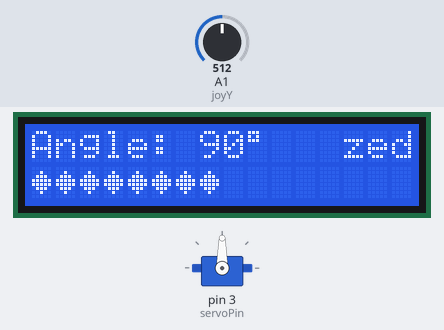
A sketch run on a simulated Arduino Uno, built with avr-gcc and run on an emulated ATmega328P. Parts: servo, 16×2 character LCD. The test bench sets the inputs (shaded band); at power-on: A1 (joyY) = 512.

Above: at 1.7 s.
1.8 s: A1 (joyY) set to 511
At 2.9 s:
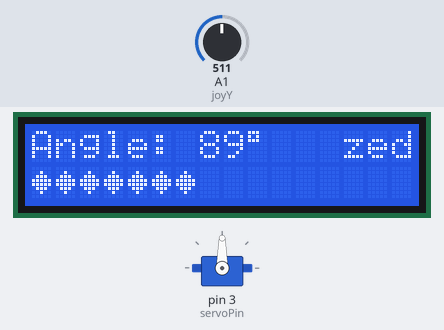
4.8 s: A1 (joyY) set to 10
At 5.9 s:
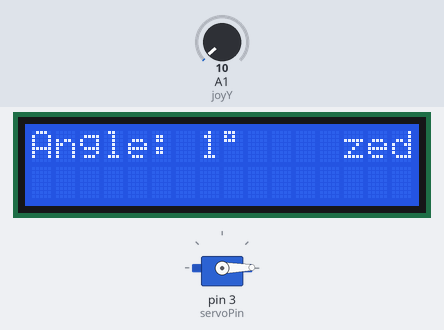
7.8 s: A1 (joyY) set to 122
At 8.8 s:
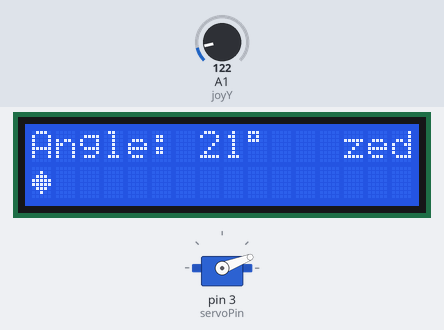
9.4 s: A1 (joyY) set to 306
At 10.4 s:
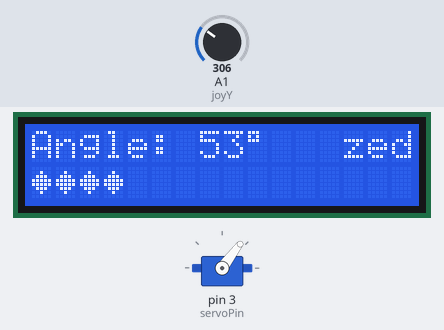
12.4 s: A1 (joyY) set to 716
At 13.0 s:
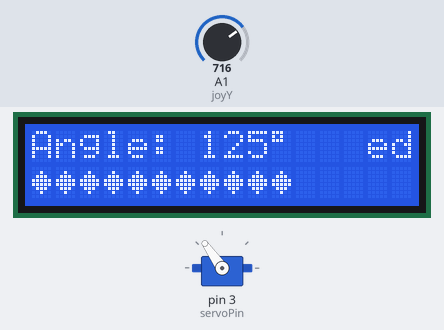
15.4 s: A1 (joyY) set to 900
At 16.0 s:
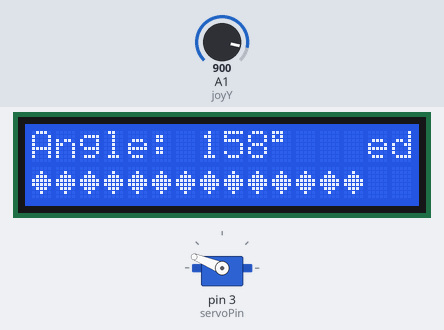
Timing chart, 0 to 18.4 s (numbered marks = the images above; inputs shaded):
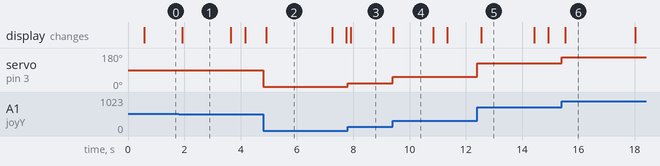

The sketch:

Motormover.ino
```cpp
#include <LiquidCrystal.h>
#include <Servo.h>

// Initialize the library by associating any needed LCD interface pin
// with the arduino pin number it is connected to
const int rs = 8, en = 9, d4 = 10, d5 = 11, d6 = 12, d7 = 13;
LiquidCrystal lcd(rs, en, d4, d5, d6, d7);

Servo myServo;
const int servoPin = 3;
const int joyY = A1;

// Custom character for the bar graph (Diamond/Spade style)
byte styleChar[8] = {
  B00000, B00100, B01110, B11111, B11111, B01110, B00100, B00000
};

int lastAngle = -1;       // Track changes to reduce wire noise
unsigned long lastRefresh = 0;
int hardResetCounter = 0;

void setup() {
  myServo.attach(servoPin);
  setupLCD();
}

void setupLCD() {
  lcd.begin(16, 2);
  lcd.createChar(0, styleChar);
  lcd.clear();
  lcd.setCursor(0,0);
  lcd.print("Servo Stabilized");
  delay(500);
}

void loop() {
  int yVal = analogRead(joyY);

  // Map Joystick to Servo Angle
  int currentAngle = map(yVal, 0, 1023, 0, 180);

  // Noise Filter: Only move servo if change is > 1 degree (prevents jitter)
  if (abs(currentAngle - lastAngle) > 1) {
    myServo.write(currentAngle);
    lastAngle = currentAngle;
  }

  // LCD Update Timer (Every 150ms)
  if (millis() - lastRefresh > 150) {
    lastRefresh = millis();
    hardResetCounter++;

    // Force Re-init every 3 seconds to clear "haywire" symbols
    if (hardResetCounter > 20) {
      setupLCD();
      hardResetCounter = 0;
    }

    // Row 0: Angle Display
    lcd.setCursor(0, 0);
    lcd.print("Angle: ");
    lcd.print(currentAngle);
    lcd.print((char)223); // Degree symbol
    lcd.print("   ");     // Clear ghost digits

    // Row 1: Bar Graph (0-180 mapped to 0-16 blocks)
    lcd.setCursor(0, 1);
    int barLength = map(currentAngle, 0, 180, 0, 16);
    for (int i = 0; i < 16; i++) {
      if (i < barLength) lcd.write(byte(0));
      else lcd.print(" ");
    }
  }
}
```

Measured:
- the behaviour switches between 512 and 511 on A1 (joyY) (found by bisection; images 0 and 1)
- after the input at 1.8 s, the display: changes after 0.13 s (image 1)
- after the input at 4.8 s, servo on pin 3 (servoPin): 90° → 1° at once; the display: changes after 0.12 s (image 2)
- after the input at 7.8 s, servo on pin 3 (servoPin): 1° → 21° at once; the display: changes after 0.10 s (image 3)
- after the input at 9.4 s, servo on pin 3 (servoPin): 21° → 53° at once; the display: changes at once (image 4)
- after the input at 12.4 s, servo on pin 3 (servoPin): 53° → 125° at once; the display: changes after 0.15 s (image 5)
- after the input at 15.4 s, servo on pin 3 (servoPin): 125° → 158° at once; the display: changes after 0.14 s (image 6)
